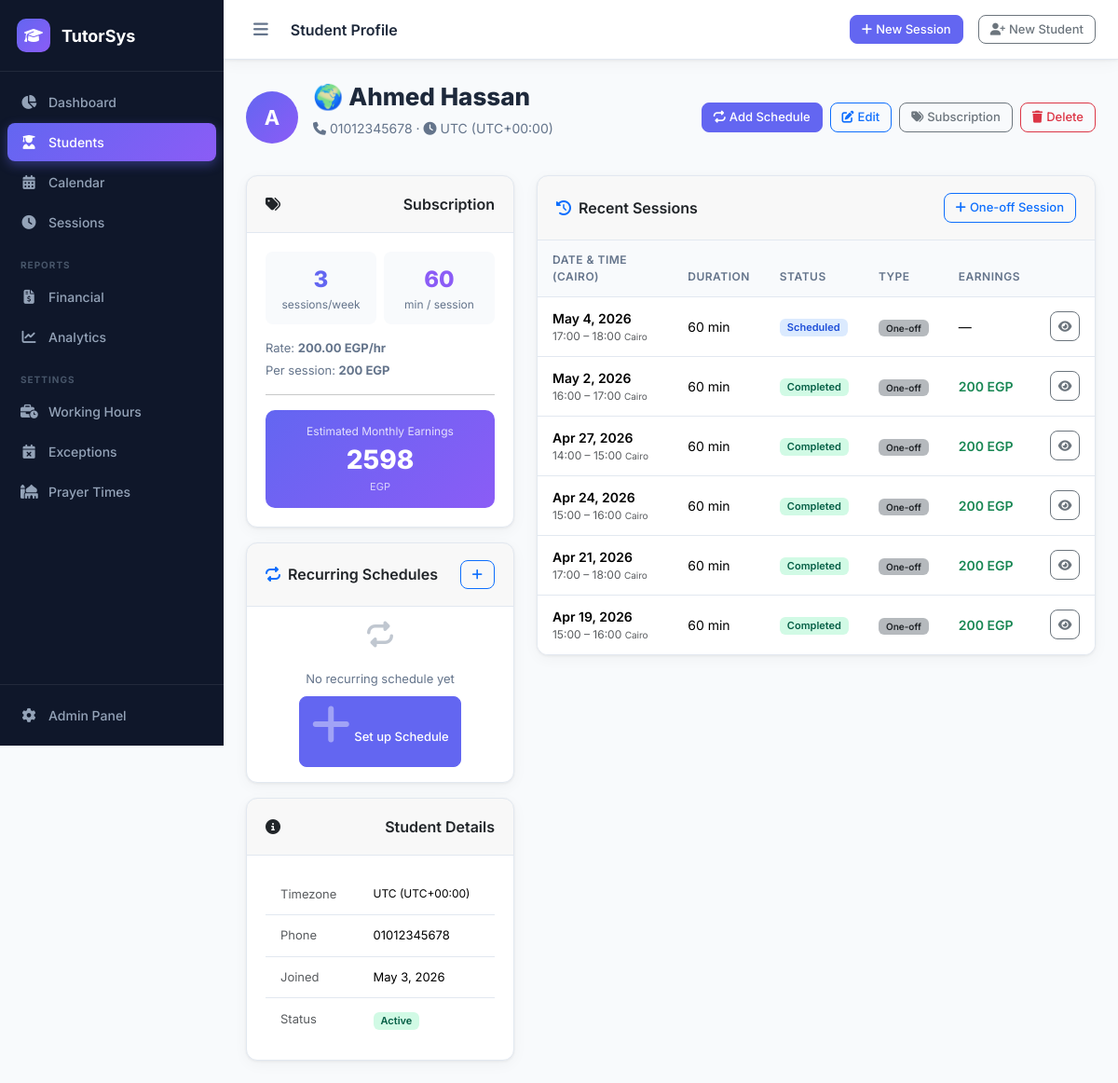
The app's page /students/1/ with its own data.
### scheduler/models.py (models this page shows, shortened)
class Student(models.Model):
    name = models.CharField(max_length=200)
    phone = models.CharField(max_length=20, blank=True)
    notes = models.TextField(blank=True)
    country = models.CharField(max_length=100, blank=True)
    timezone = models.CharField(max_length=64, default='UTC')
    created_at = models.DateTimeField(auto_now_add=True)
    is_active = models.BooleanField(default=True)
    @property
    def active_subscription(self):
        return self.subscriptions.filter(is_active=True).first()

class Subscription(models.Model):
    DURATION_CHOICES = [
        (30, _('30 minutes')),
        (60, _('60 minutes')),
    ]
    student = models.ForeignKey(Student, on_delete=models.CASCADE, related_name='subscriptions')
    sessions_per_week = models.PositiveIntegerField(default=3)
    session_duration = models.IntegerField(choices=DURATION_CHOICES, default=60)
    hourly_rate = models.DecimalField(max_digits=10, decimal_places=2, default=DEFAULT_HOURLY_RATE)
    is_active = models.BooleanField(default=True)
    start_date = models.DateField(default=timezone.localdate)
    created_at = models.DateTimeField(auto_now_add=True)
    @property
    def session_rate(self):
        return (self.hourly_rate * self.session_duration) / 60
    @property
    def weekly_earnings(self):
        return self.session_rate * self.sessions_per_week
    @property
    def monthly_earnings(self):
        return self.weekly_earnings * Decimal('4.33')

class Session(models.Model):
    STATUS_CHOICES = [
        ('scheduled', _('Scheduled')),
        ('completed', _('Completed')),
        ('cancelled', _('Cancelled')),
        ('missed', _('Missed')),
    ]
    student = models.ForeignKey(Student, on_delete=models.CASCADE, related_name='sessions')
    start_time = models.DateTimeField()
    end_time = models.DateTimeField()
    status = models.CharField(max_length=20, choices=STATUS_CHOICES, default='scheduled')
    is_makeup = models.BooleanField(default=False)
    original_session = models.ForeignKey('self', on_delete=models.SET_NULL, null=True, blank=True, related_name='makeup_sessions')
    recurring_schedule = models.ForeignKey(RecurringSchedule, on_delete=models.SET_NULL, null=True, blank=True, related_name='sessions', help_text=_('The recurring pattern this session was generated from.'))
    is_override = models.BooleanField(default=False, help_text=_('True when this session has been individually modified from its recurring pattern.'))
    is_recurring = models.BooleanField(default=False)
    notes = models.TextField(blank=True)
    created_at = models.DateTimeField(auto_now_add=True)
    class Meta:
        ordering = ['start_time']
    @property
    def duration_minutes(self):
        delta = self.end_time - self.start_time
        return int(delta.total_seconds() / 60)
    @property
    def earnings(self):
        sub = self.student.active_subscription
        if not sub:
            return Decimal('0')
        return (sub.hourly_rate * Decimal(self.duration_minutes)) / 60

### scheduler/views.py (the view)
# urls.py: path('students/<int:pk>/', views.student_detail, name='student_detail'),
def student_detail(request, pk):
    student = get_object_or_404(Student, pk=pk)
    sessions = student.sessions.select_related('student', 'recurring_schedule').order_by('-start_time')[:20]
    schedules = student.recurring_schedules.filter(is_active=True).order_by('day_of_week', 'start_time')
    try:
        tz = pytz.timezone(student.timezone or 'UTC')
        tz_offset = datetime.now(tz).strftime('%z')
        tz_label = f"{student.timezone} (UTC{tz_offset[:3]}:{tz_offset[3:]})"
    except Exception:
        tz_label = student.timezone or 'UTC'
    return render(request, 'scheduler/student_detail.html', {'student': student, 'sessions': sessions, 'subscription': student.active_subscription, 'schedules': schedules, 'tz_label': tz_label, 'flag': COUNTRY_FLAGS.get(student.country, '🌍')})

### templates/scheduler/student_detail.html (shortened to what this page needs)
{% extends "base.html" %}
{% block page_title %}Student Profile{% endblock %}
{% block content %}
<div class="page-header">
    <div class="d-flex align-items-center gap-3">
        <div class="student-avatar" style="width:56px;height:56px;font-size:22px">{{ student.name|first|upper }}</div>
        <div>
            <h1>{{ flag }} {{ student.name }}</h1>
            <p>
                {% if student.phone %}<i class="fas fa-phone me-1"></i>{{ student.phone }} · {% endif %}
                <i class="fas fa-clock me-1"></i>{{ tz_label }}
            </p>
        </div>
    </div>
    <div class="d-flex gap-2 flex-wrap">
        <a href="{% url 'scheduler:recurring_schedule_create' student.pk %}" class="btn btn-primary btn-sm">
            <i class="fas fa-repeat me-1"></i>Add Schedule
        </a>
        <a href="{% url 'scheduler:student_edit' student.pk %}" class="btn btn-outline-primary btn-sm">
            <i class="fas fa-edit me-1"></i>Edit
        </a>
        <a href="{% url 'scheduler:subscription_edit' student.pk %}" class="btn btn-outline-secondary btn-sm">
            <i class="fas fa-tags me-1"></i>Subscription
        </a>
        <a href="{% url 'scheduler:student_delete' student.pk %}" class="btn btn-outline-danger btn-sm">
            <i class="fas fa-trash me-1"></i>Delete
        </a>
    </div>
</div>
<div class="row g-4">
    <div class="col-lg-4">
        <div class="card mb-3">
            <div class="card-header"><i class="fas fa-tags me-2 text-purple"></i>Subscription</div>
            <div class="card-body">
                {% if subscription %}
                <div class="row g-2 text-center mb-3">
                    <div class="col-6">
                        <div style="background:var(--bg);border-radius:8px;padding:12px">
                            <div style="font-size:24px;font-weight:800;color:var(--primary)">{{ subscription.sessions_per_week }}</div>
                            <div style="font-size:12px;color:var(--text-muted)">sessions/week</div>
                        </div>
                    </div>
                    <div class="col-6">
                        <div style="background:var(--bg);border-radius:8px;padding:12px">
                            <div style="font-size:24px;font-weight:800;color:var(--secondary)">{{ subscription.session_duration }}</div>
                            <div style="font-size:12px;color:var(--text-muted)">min / session</div>
                        </div>
                    </div>
                </div>
                <div style="font-size:13px;color:var(--text-muted)" class="mb-1">Rate: <strong>{{ subscription.hourly_rate }} EGP/hr</strong></div>
                <div style="font-size:13px;color:var(--text-muted)" class="mb-1">Per session: <strong>{{ subscription.session_rate|floatformat:0 }} EGP</strong></div>
                <hr>
                <div style="background:linear-gradient(135deg,var(--primary),var(--secondary));border-radius:10px;padding:14px;color:white;text-align:center">
                    <div style="font-size:12px;opacity:.8">Estimated Monthly Earnings</div>
                    <div style="font-size:28px;font-weight:800">{{ subscription.monthly_earnings|floatformat:0 }}</div>
                    <div style="font-size:11px;opacity:.7">EGP</div>
                </div>
                {% else %}
                <div class="empty-state py-3">
                    <i class="fas fa-tags"></i>
                    <p>No subscription</p>
                    <a href="{% url 'scheduler:subscription_edit' student.pk %}" class="btn btn-sm btn-primary">Add Subscription</a>
                </div>
                {% endif %}
            </div>
        </div>
        <div class="card mb-3">
            <div class="card-header d-flex justify-content-between align-items-center">
                <span><i class="fas fa-repeat me-2 text-primary"></i>Recurring Schedules</span>
                <a href="{% url 'scheduler:recurring_schedule_create' student.pk %}" class="btn btn-sm btn-outline-primary">
                    <i class="fas fa-plus"></i>
                </a>
            </div>
            <div class="card-body p-0">
                {% if schedules %}
                <table class="table table-sm mb-0">
                    <tbody>
                        {% for sched in schedules %}
                        <tr>
                            <td>
                                <div class="fw-semibold" style="font-size:14px">{{ sched.get_day_of_week_display }}</div>
                                <div class="text-muted" style="font-size:12px">
                                    {{ sched.start_time|time:"H:i" }} · {{ sched.duration }} min
                                </div>
                            </td>
                            <td class="text-end" style="white-space:nowrap">
                                <a href="{% url 'scheduler:recurring_schedule_edit' sched.pk %}" class="btn btn-xs btn-outline-secondary me-1" title="Edit schedule">
                                    <i class="fas fa-edit"></i>
                                </a>
                                <form method="post" action="{% url 'scheduler:recurring_schedule_generate' sched.pk %}" style="display:inline" title="Generate 4 more weeks">
                                    {% csrf_token %}
                                    <input type="hidden" name="weeks" value="4">
                                    <button type="submit" class="btn btn-xs btn-outline-primary me-1">
                                        <i class="fas fa-sync-alt"></i>
                                    </button>
                                </form>
                                <a href="{% url 'scheduler:recurring_schedule_delete' sched.pk %}" class="btn btn-xs btn-outline-danger" title="Deactivate">
                                    <i class="fas fa-ban"></i>
                                </a>
                            </td>
                        </tr>
                        {% endfor %}
                    </tbody>
                </table>
                {% else %}
                <div class="empty-state py-3">
                    <i class="fas fa-repeat" style="font-size:28px"></i>
                    <p class="mt-2 mb-2" style="font-size:13px;color:var(--text-muted)">No recurring schedule yet</p>
                    <a href="{% url 'scheduler:recurring_schedule_create' student.pk %}" class="btn btn-sm btn-primary">
                        <i class="fas fa-plus me-1"></i>Set up Schedule
                    </a>
                </div>
                {% endif %}
            </div>
        </div>
        <div class="card">
            <div class="card-header"><i class="fas fa-info-circle me-2"></i>Student Details</div>
            <div class="card-body">
                <table class="table table-sm table-borderless mb-0">
                    <tr>
                        <td class="text-muted" style="font-size:13px">Timezone</td>
                        <td style="font-size:12px">{{ tz_label }}</td>
                    </tr>
                    {% if student.phone %}
                    <tr>
                        <td class="text-muted" style="font-size:13px">Phone</td>
                        <td style="font-size:13px">{{ student.phone }}</td>
                    </tr>
                    {% endif %}
                    <tr>
                        <td class="text-muted" style="font-size:13px">Joined</td>
                        <td style="font-size:13px">{{ student.created_at|date:"M j, Y" }}</td>
                    </tr>
                    <tr>
                        <td class="text-muted" style="font-size:13px">Status</td>
                        <td>
                            <span class="badge {% if student.is_active %}badge-completed{% else %}bg-secondary{% endif %}">
                                {% if student.is_active %}Active{% else %}Inactive{% endif %}
                            </span>
                        </td>
                    </tr>
                </table>
            </div>
        </div>
    </div>
    <div class="col-lg-8">
        <div class="card">
            <div class="card-header d-flex justify-content-between align-items-center">
                <span><i class="fas fa-history me-2 text-primary"></i>Recent Sessions</span>
                <a href="{% url 'scheduler:session_create' %}" class="btn btn-sm btn-outline-primary">
                    <i class="fas fa-plus me-1"></i>One-off Session
                </a>
            </div>
            <div class="card-body p-0">
                {% if sessions %}
                <table class="table">
                    <thead>
                        <tr>
                            <th>Date & Time (Cairo)</th>
                            <th>Duration</th>
                            <th>Status</th>
                            <th>Type</th>
                            <th>Earnings</th>
                            <th></th>
                        </tr>
                    </thead>
                    <tbody>
                        {% for session in sessions %}
                        <tr>
                            <td>
                                <div class="fw-semibold">{{ session.start_time|date:"M j, Y" }}</div>
                                <div class="text-muted" style="font-size:12px">
                                    {{ session.start_time|date:"H:i" }} – {{ session.end_time|date:"H:i" }}
                                    <span style="font-size:10px">Cairo</span>
                                </div>
                            </td>
                            <td>{{ session.duration_minutes }} min</td>
                            <td><span class="badge badge-{{ session.status }}">{{ session.get_status_display }}</span></td>
                            <td>
                                {% if session.is_override %}
                                    <span class="badge" style="background:#7c3aed;font-size:10px">✏️ Override</span>
                                {% elif session.recurring_schedule %}
                                    <span class="badge" style="background:#3b82f6;font-size:10px">🔁 Recurring</span>
                                {% elif session.is_makeup %}
                                    <span class="badge bg-warning text-dark" style="font-size:10px">💊 Makeup</span>
                                {% else %}
                                    <span class="badge bg-secondary bg-opacity-50 text-dark" style="font-size:10px">One-off</span>
                                {% endif %}
                            </td>
                            <td>
                                {% if session.status == "completed" %}
                                <span class="fw-semibold text-success">{{ session.earnings|floatformat:0 }} EGP</span>
                                {% else %}—{% endif %}
                            </td>
                            <td>
                                <a href="{% url 'scheduler:session_detail' session.pk %}" class="btn btn-sm btn-outline-secondary btn-icon">
                                    <i class="fas fa-eye"></i>
                                </a>
                            </td>
                        </tr>
                        {% endfor %}
                    </tbody>
                </table>
                {% endif %}
            </div>
        </div>
    </div>
</div>
{% endblock %}

### records on screen
Student: name|first "A", name "Ahmed Hassan", phone "01012345678", created_at "May 3, 2026"
Subscription: sessions_per_week "3", session_duration "60", hourly_rate "200.00", session_rate "200", monthly_earnings "2598"
Session: start_time "May 4, 2026", start_time "17:00", end_time "18:00", duration_minutes "60", status "Scheduled", is_override "One-off"
Session: start_time "May 2, 2026", start_time "16:00", end_time "17:00", duration_minutes "60", status "Completed", is_override "One-off", earnings "200"
Session: start_time "Apr 27, 2026", start_time "14:00", end_time "15:00", duration_minutes "60", status "Completed", is_override "One-off", earnings "200"
Session: start_time "Apr 24, 2026", start_time "15:00", end_time "16:00", duration_minutes "60", status "Completed", is_override "One-off", earnings "200"
Session: start_time "Apr 21, 2026", start_time "17:00", end_time "18:00", duration_minutes "60", status "Completed", is_override "One-off", earnings "200"
Session: start_time "Apr 19, 2026", start_time "15:00", end_time "16:00", duration_minutes "60", status "Completed", is_override "One-off", earnings "200"

### other values on screen
{{ flag }} "🌍"
